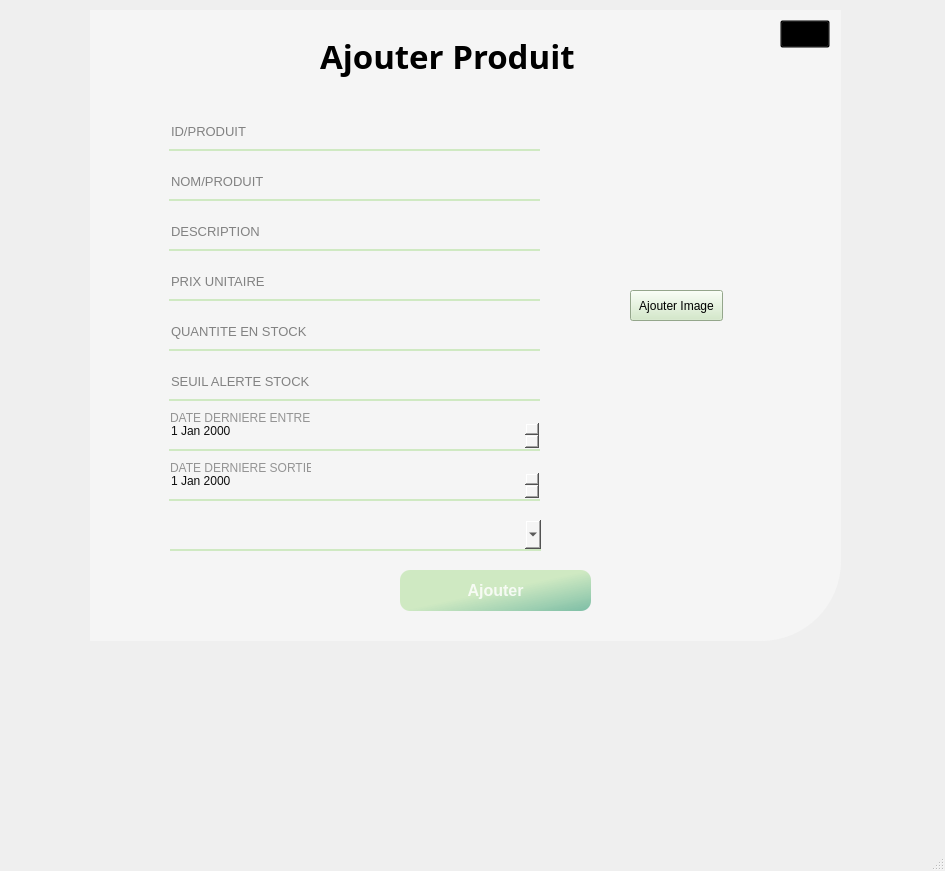
<?xml version="1.0" encoding="UTF-8"?>
<ui version="4.0">
 <class>MainWindow</class>
 <widget class="QMainWindow" name="MainWindow">
  <property name="geometry">
   <rect>
    <x>0</x>
    <y>0</y>
    <width>945</width>
    <height>871</height>
   </rect>
  </property>
  <property name="windowTitle">
   <string>MainWindow</string>
  </property>
  <widget class="QWidget" name="centralwidget">
   <widget class="QWidget" name="widget_2" native="true">
    <property name="geometry">
     <rect>
      <x>90</x>
      <y>10</y>
      <width>751</width>
      <height>631</height>
     </rect>
    </property>
    <property name="styleSheet">
     <string notr="true">#widget_2{
background-color: rgb(245, 245, 245);
border-bottom-right-radius: 80px;
}</string>
    </property>
    <widget class="QLineEdit" name="lineEdit_2">
     <property name="geometry">
      <rect>
       <x>79</x>
       <y>110</y>
       <width>371</width>
       <height>31</height>
      </rect>
     </property>
     <property name="font">
      <font>
       <pointsize>10</pointsize>
      </font>
     </property>
     <property name="styleSheet">
      <string notr="true">background-color: rgb(245, 245, 245);
border:none;
border-bottom:1.5px solid #CFE9C2;
color:rgba(0,0,0,240);
padding-bottom:7px;</string>
     </property>
     <property name="text">
      <string/>
     </property>
     <property name="placeholderText">
      <string>ID/PRODUIT</string>
     </property>
    </widget>
    <widget class="QLineEdit" name="lineEdit_3">
     <property name="geometry">
      <rect>
       <x>79</x>
       <y>160</y>
       <width>371</width>
       <height>31</height>
      </rect>
     </property>
     <property name="font">
      <font>
       <pointsize>10</pointsize>
      </font>
     </property>
     <property name="styleSheet">
      <string notr="true">background-color: rgb(245, 245, 245);
border:none;
border-bottom:1.5px solid #CFE9C2;
color:rgba(0,0,0,240);
padding-bottom:7px;</string>
     </property>
     <property name="text">
      <string/>
     </property>
     <property name="echoMode">
      <enum>QLineEdit::Normal</enum>
     </property>
     <property name="placeholderText">
      <string>NOM/PRODUIT</string>
     </property>
    </widget>
    <widget class="QPushButton" name="pushButton">
     <property name="geometry">
      <rect>
       <x>310</x>
       <y>560</y>
       <width>191</width>
       <height>41</height>
      </rect>
     </property>
     <property name="font">
      <font>
       <pointsize>12</pointsize>
       <weight>75</weight>
       <bold>true</bold>
      </font>
     </property>
     <property name="styleSheet">
      <string notr="true">QPushButton#pushButton{
	background-color: qlineargradient(spread:pad, x1:2, y1:1, x2:1, y2:0, stop:0 rgba(11, 131, 120, 219), stop:1   #CFE9C2);
	color:rgba(255, 255, 255, 210);
	border-radius:10px;
}
QPushButton#pushButton:hover{
	background-color: qlineargradient(spread:pad, x1:2, y1:1, x2:1, y2:0, stop:0 #CFE9C2, stop:1 rgba(11, 131, 120, 219));
}
QPushButton#pushButton:pressed{
	padding-left:2px;
	padding-top:2px;
	background-color: qlineargradient(spread:pad, x1:0, y1:0.505682, x2:1, y2:0.477, stop:0   #CFE9C2, stop:1 rgba(11, 131, 120, 219));
}</string>
     </property>
     <property name="text">
      <string>Ajouter</string>
     </property>
    </widget>
    <widget class="QLabel" name="label_6">
     <property name="geometry">
      <rect>
       <x>230</x>
       <y>20</y>
       <width>261</width>
       <height>51</height>
      </rect>
     </property>
     <property name="font">
      <font>
       <family>Vladimir Script</family>
       <pointsize>25</pointsize>
       <weight>75</weight>
       <bold>true</bold>
      </font>
     </property>
     <property name="text">
      <string>Ajouter Produit</string>
     </property>
    </widget>
    <widget class="QPushButton" name="pushButton_2">
     <property name="geometry">
      <rect>
       <x>690</x>
       <y>10</y>
       <width>50</width>
       <height>28</height>
      </rect>
     </property>
     <property name="styleSheet">
      <string notr="true">background-color:transparent;</string>
     </property>
     <property name="text">
      <string/>
     </property>
     <property name="icon">
      <iconset>
       <normaloff>icons/icons8-fermer-la-fenêtre-50.png</normaloff>icons/icons8-fermer-la-fenêtre-50.png</iconset>
     </property>
     <property name="iconSize">
      <size>
       <width>30</width>
       <height>30</height>
      </size>
     </property>
    </widget>
    <widget class="QLineEdit" name="lineEdit_4">
     <property name="geometry">
      <rect>
       <x>79</x>
       <y>210</y>
       <width>371</width>
       <height>31</height>
      </rect>
     </property>
     <property name="font">
      <font>
       <pointsize>10</pointsize>
      </font>
     </property>
     <property name="styleSheet">
      <string notr="true">background-color: rgb(245, 245, 245);
border:none;
border-bottom:1.5px solid #CFE9C2;
color:rgba(0,0,0,240);
padding-bottom:7px;</string>
     </property>
     <property name="text">
      <string/>
     </property>
     <property name="placeholderText">
      <string>DESCRIPTION</string>
     </property>
    </widget>
    <widget class="QLineEdit" name="lineEdit_5">
     <property name="geometry">
      <rect>
       <x>79</x>
       <y>260</y>
       <width>371</width>
       <height>31</height>
      </rect>
     </property>
     <property name="font">
      <font>
       <pointsize>10</pointsize>
      </font>
     </property>
     <property name="styleSheet">
      <string notr="true">background-color: rgb(245, 245, 245);
border:none;
border-bottom:1.5px solid #CFE9C2;
color:rgba(0,0,0,240);
padding-bottom:7px;</string>
     </property>
     <property name="text">
      <string/>
     </property>
     <property name="placeholderText">
      <string>PRIX UNITAIRE</string>
     </property>
    </widget>
    <widget class="QLineEdit" name="lineEdit_6">
     <property name="geometry">
      <rect>
       <x>79</x>
       <y>310</y>
       <width>371</width>
       <height>31</height>
      </rect>
     </property>
     <property name="font">
      <font>
       <pointsize>10</pointsize>
      </font>
     </property>
     <property name="styleSheet">
      <string notr="true">background-color: rgb(245, 245, 245);
border:none;
border-bottom:1.5px solid #CFE9C2;
color:rgba(0,0,0,240);
padding-bottom:7px;</string>
     </property>
     <property name="text">
      <string/>
     </property>
     <property name="placeholderText">
      <string>QUANTITE EN STOCK</string>
     </property>
    </widget>
    <widget class="QLineEdit" name="lineEdit_7">
     <property name="geometry">
      <rect>
       <x>79</x>
       <y>360</y>
       <width>371</width>
       <height>31</height>
      </rect>
     </property>
     <property name="font">
      <font>
       <pointsize>10</pointsize>
      </font>
     </property>
     <property name="styleSheet">
      <string notr="true">background-color: rgb(245, 245, 245);
border:none;
border-bottom:1.5px solid #CFE9C2;
color:rgba(0,0,0,240);
padding-bottom:7px;</string>
     </property>
     <property name="text">
      <string/>
     </property>
     <property name="placeholderText">
      <string>SEUIL ALERTE STOCK</string>
     </property>
    </widget>
    <widget class="QDateEdit" name="dateEdit">
     <property name="geometry">
      <rect>
       <x>79</x>
       <y>410</y>
       <width>371</width>
       <height>31</height>
      </rect>
     </property>
     <property name="styleSheet">
      <string notr="true">background-color: rgb(245, 245, 245);
border:none;
border-bottom:1.5px solid #CFE9C2;
color:rgba(0,0,0,240);
padding-bottom:7px;</string>
     </property>
    </widget>
    <widget class="QLabel" name="label">
     <property name="geometry">
      <rect>
       <x>80</x>
       <y>400</y>
       <width>141</width>
       <height>16</height>
      </rect>
     </property>
     <property name="styleSheet">
      <string notr="true">color: rgb(148, 148, 148);</string>
     </property>
     <property name="text">
      <string>DATE DERNIERE ENTREE</string>
     </property>
    </widget>
    <widget class="QDateEdit" name="dateEdit_2">
     <property name="geometry">
      <rect>
       <x>79</x>
       <y>460</y>
       <width>371</width>
       <height>31</height>
      </rect>
     </property>
     <property name="styleSheet">
      <string notr="true">background-color: rgb(245, 245, 245);
border:none;
border-bottom:1.5px solid #CFE9C2;
color:rgba(0,0,0,240);
padding-bottom:7px;</string>
     </property>
    </widget>
    <widget class="QLabel" name="label_2">
     <property name="geometry">
      <rect>
       <x>80</x>
       <y>450</y>
       <width>141</width>
       <height>16</height>
      </rect>
     </property>
     <property name="styleSheet">
      <string notr="true">color: rgb(148, 148, 148);</string>
     </property>
     <property name="text">
      <string>DATE DERNIERE SORTIE</string>
     </property>
    </widget>
    <widget class="QComboBox" name="comboBox">
     <property name="geometry">
      <rect>
       <x>80</x>
       <y>510</y>
       <width>371</width>
       <height>31</height>
      </rect>
     </property>
     <property name="styleSheet">
      <string notr="true">background-color: rgb(245, 245, 245);
border:none;
border-bottom:1.5px solid #CFE9C2;
color:rgba(0,0,0,240);
padding-bottom:7px;</string>
     </property>
    </widget>
    <widget class="QPushButton" name="pushButton_3">
     <property name="geometry">
      <rect>
       <x>540</x>
       <y>280</y>
       <width>93</width>
       <height>31</height>
      </rect>
     </property>
     <property name="styleSheet">
      <string notr="true">background-color:  #CFE9C2;</string>
     </property>
     <property name="text">
      <string>Ajouter Image</string>
     </property>
    </widget>
    <widget class="QLineEdit" name="lineEdit">
     <property name="geometry">
      <rect>
       <x>490</x>
       <y>220</y>
       <width>211</width>
       <height>22</height>
      </rect>
     </property>
     <property name="styleSheet">
      <string notr="true">background-color: rgb(245, 245, 245);
border:none;
border-bottom:1.5px solid  rgb(245, 245, 245);
color:rgba(0,0,0,240);
padding-bottom:7px;</string>
     </property>
    </widget>
   </widget>
  </widget>
  <widget class="QMenuBar" name="menubar">
   <property name="geometry">
    <rect>
     <x>0</x>
     <y>0</y>
     <width>945</width>
     <height>26</height>
    </rect>
   </property>
  </widget>
  <widget class="QStatusBar" name="statusbar"/>
 </widget>
 <resources/>
 <connections/>
</ui>
